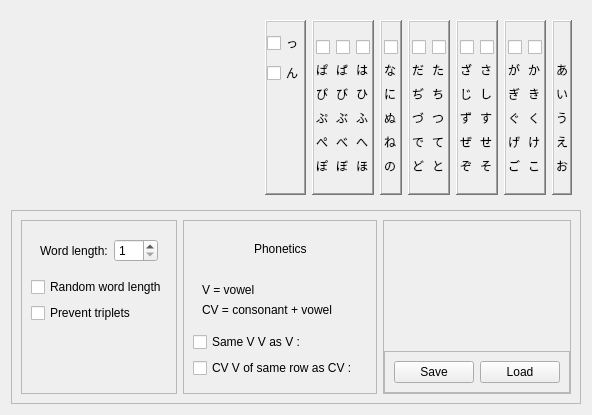
<?xml version="1.0" encoding="UTF-8"?>
<ui version="4.0">
 <class>SettingsWindow</class>
 <widget class="QWidget" name="SettingsWindow">
  <property name="geometry">
   <rect>
    <x>0</x>
    <y>0</y>
    <width>592</width>
    <height>415</height>
   </rect>
  </property>
  <property name="windowTitle">
   <string>Form</string>
  </property>
  <layout class="QVBoxLayout" name="verticalLayout_5">
   <item>
    <widget class="QWidget" name="alphabet" native="true">
     <property name="sizePolicy">
      <sizepolicy hsizetype="Preferred" vsizetype="Maximum">
       <horstretch>0</horstretch>
       <verstretch>0</verstretch>
      </sizepolicy>
     </property>
     <layout class="QHBoxLayout" name="horizontalLayout_12">
      <item>
       <spacer name="horizontalSpacer_2">
        <property name="orientation">
         <enum>Qt::Horizontal</enum>
        </property>
        <property name="sizeHint" stdset="0">
         <size>
          <width>325</width>
          <height>20</height>
         </size>
        </property>
       </spacer>
      </item>
      <item>
       <widget class="QFrame" name="frame_4">
        <property name="layoutDirection">
         <enum>Qt::LeftToRight</enum>
        </property>
        <property name="frameShape">
         <enum>QFrame::WinPanel</enum>
        </property>
        <property name="frameShadow">
         <enum>QFrame::Raised</enum>
        </property>
        <layout class="QVBoxLayout" name="verticalLayout_8">
         <property name="sizeConstraint">
          <enum>QLayout::SetDefaultConstraint</enum>
         </property>
         <property name="leftMargin">
          <number>0</number>
         </property>
         <property name="rightMargin">
          <number>0</number>
         </property>
         <item>
          <widget class="QCheckBox" name="check_longConsonant">
           <property name="text">
            <string>っ</string>
           </property>
          </widget>
         </item>
         <item>
          <widget class="QCheckBox" name="check_nn">
           <property name="text">
            <string>ん</string>
           </property>
          </widget>
         </item>
         <item>
          <spacer name="verticalSpacer_3">
           <property name="orientation">
            <enum>Qt::Vertical</enum>
           </property>
           <property name="sizeHint" stdset="0">
            <size>
             <width>20</width>
             <height>40</height>
            </size>
           </property>
          </spacer>
         </item>
        </layout>
       </widget>
      </item>
      <item>
       <widget class="QFrame" name="Column6">
        <property name="frameShape">
         <enum>QFrame::WinPanel</enum>
        </property>
        <property name="frameShadow">
         <enum>QFrame::Raised</enum>
        </property>
        <layout class="QHBoxLayout" name="horizontalLayout_7">
         <property name="leftMargin">
          <number>2</number>
         </property>
         <property name="rightMargin">
          <number>2</number>
         </property>
         <item>
          <widget class="QWidget" name="Column6_P" native="true">
           <layout class="QVBoxLayout" name="verticalLayout_19">
            <property name="leftMargin">
             <number>0</number>
            </property>
            <property name="rightMargin">
             <number>0</number>
            </property>
            <item>
             <widget class="QCheckBox" name="check_col6_p">
              <property name="text">
               <string/>
              </property>
             </widget>
            </item>
            <item>
             <widget class="QLabel" name="col6_pa">
              <property name="text">
               <string>ぱ</string>
              </property>
             </widget>
            </item>
            <item>
             <widget class="QLabel" name="col6_pi">
              <property name="text">
               <string>ぴ</string>
              </property>
             </widget>
            </item>
            <item>
             <widget class="QLabel" name="col6_pu">
              <property name="text">
               <string>ぷ</string>
              </property>
             </widget>
            </item>
            <item>
             <widget class="QLabel" name="col6_pe">
              <property name="text">
               <string>ぺ</string>
              </property>
             </widget>
            </item>
            <item>
             <widget class="QLabel" name="col6_po">
              <property name="text">
               <string>ぽ</string>
              </property>
             </widget>
            </item>
           </layout>
          </widget>
         </item>
         <item>
          <widget class="QWidget" name="Column6_B" native="true">
           <layout class="QVBoxLayout" name="verticalLayout_18">
            <property name="leftMargin">
             <number>0</number>
            </property>
            <property name="rightMargin">
             <number>0</number>
            </property>
            <item>
             <widget class="QCheckBox" name="check_col6_b">
              <property name="text">
               <string/>
              </property>
             </widget>
            </item>
            <item>
             <widget class="QLabel" name="col6_ba">
              <property name="text">
               <string>ば</string>
              </property>
             </widget>
            </item>
            <item>
             <widget class="QLabel" name="col6_bi">
              <property name="text">
               <string>び</string>
              </property>
             </widget>
            </item>
            <item>
             <widget class="QLabel" name="col6_bu">
              <property name="text">
               <string>ぶ</string>
              </property>
             </widget>
            </item>
            <item>
             <widget class="QLabel" name="col6_be">
              <property name="text">
               <string>べ</string>
              </property>
             </widget>
            </item>
            <item>
             <widget class="QLabel" name="col6_bo">
              <property name="text">
               <string>ぼ</string>
              </property>
             </widget>
            </item>
           </layout>
          </widget>
         </item>
         <item>
          <widget class="QWidget" name="Column6_H" native="true">
           <layout class="QVBoxLayout" name="verticalLayout_17">
            <property name="leftMargin">
             <number>0</number>
            </property>
            <property name="rightMargin">
             <number>0</number>
            </property>
            <item>
             <widget class="QCheckBox" name="check_col6_h">
              <property name="text">
               <string/>
              </property>
             </widget>
            </item>
            <item>
             <widget class="QLabel" name="col6_ha">
              <property name="text">
               <string>は</string>
              </property>
             </widget>
            </item>
            <item>
             <widget class="QLabel" name="col6_hi">
              <property name="text">
               <string>ひ</string>
              </property>
             </widget>
            </item>
            <item>
             <widget class="QLabel" name="col6_hu">
              <property name="text">
               <string>ふ</string>
              </property>
             </widget>
            </item>
            <item>
             <widget class="QLabel" name="col6_he">
              <property name="text">
               <string>へ</string>
              </property>
             </widget>
            </item>
            <item>
             <widget class="QLabel" name="col6_ho">
              <property name="text">
               <string>ほ</string>
              </property>
             </widget>
            </item>
           </layout>
          </widget>
         </item>
        </layout>
       </widget>
      </item>
      <item>
       <widget class="QFrame" name="Column5">
        <property name="frameShape">
         <enum>QFrame::WinPanel</enum>
        </property>
        <property name="frameShadow">
         <enum>QFrame::Raised</enum>
        </property>
        <layout class="QHBoxLayout" name="horizontalLayout_6">
         <property name="leftMargin">
          <number>2</number>
         </property>
         <property name="rightMargin">
          <number>2</number>
         </property>
         <item>
          <widget class="QWidget" name="Column5_N" native="true">
           <layout class="QVBoxLayout" name="verticalLayout_16">
            <property name="leftMargin">
             <number>0</number>
            </property>
            <property name="rightMargin">
             <number>0</number>
            </property>
            <item>
             <widget class="QCheckBox" name="check_col5_n">
              <property name="text">
               <string/>
              </property>
             </widget>
            </item>
            <item>
             <widget class="QLabel" name="label_7">
              <property name="text">
               <string>な</string>
              </property>
             </widget>
            </item>
            <item>
             <widget class="QLabel" name="label_8">
              <property name="text">
               <string>に</string>
              </property>
             </widget>
            </item>
            <item>
             <widget class="QLabel" name="label_9">
              <property name="text">
               <string>ぬ</string>
              </property>
             </widget>
            </item>
            <item>
             <widget class="QLabel" name="label_10">
              <property name="text">
               <string>ね</string>
              </property>
             </widget>
            </item>
            <item>
             <widget class="QLabel" name="label_11">
              <property name="text">
               <string>の</string>
              </property>
             </widget>
            </item>
           </layout>
          </widget>
         </item>
        </layout>
       </widget>
      </item>
      <item>
       <widget class="QFrame" name="Column4">
        <property name="frameShape">
         <enum>QFrame::WinPanel</enum>
        </property>
        <property name="frameShadow">
         <enum>QFrame::Raised</enum>
        </property>
        <layout class="QHBoxLayout" name="horizontalLayout_5">
         <property name="leftMargin">
          <number>2</number>
         </property>
         <property name="rightMargin">
          <number>2</number>
         </property>
         <item>
          <widget class="QWidget" name="Column4_D" native="true">
           <layout class="QVBoxLayout" name="verticalLayout_15">
            <property name="leftMargin">
             <number>0</number>
            </property>
            <property name="rightMargin">
             <number>0</number>
            </property>
            <item>
             <widget class="QCheckBox" name="check_col4_d">
              <property name="text">
               <string/>
              </property>
             </widget>
            </item>
            <item>
             <widget class="QLabel" name="col4_da">
              <property name="text">
               <string>だ</string>
              </property>
             </widget>
            </item>
            <item>
             <widget class="QLabel" name="col4_di_dji">
              <property name="text">
               <string>ぢ</string>
              </property>
             </widget>
            </item>
            <item>
             <widget class="QLabel" name="col4_du_dzu">
              <property name="text">
               <string>づ</string>
              </property>
             </widget>
            </item>
            <item>
             <widget class="QLabel" name="col4_de">
              <property name="text">
               <string>で</string>
              </property>
             </widget>
            </item>
            <item>
             <widget class="QLabel" name="col4_do">
              <property name="text">
               <string>ど</string>
              </property>
             </widget>
            </item>
           </layout>
          </widget>
         </item>
         <item>
          <widget class="QWidget" name="Column4_T" native="true">
           <layout class="QVBoxLayout" name="verticalLayout_14">
            <property name="leftMargin">
             <number>0</number>
            </property>
            <property name="rightMargin">
             <number>0</number>
            </property>
            <item>
             <widget class="QCheckBox" name="check_col4_t">
              <property name="text">
               <string/>
              </property>
             </widget>
            </item>
            <item>
             <widget class="QLabel" name="col4_ta">
              <property name="text">
               <string>た</string>
              </property>
             </widget>
            </item>
            <item>
             <widget class="QLabel" name="col4_ti_chi">
              <property name="text">
               <string>ち</string>
              </property>
             </widget>
            </item>
            <item>
             <widget class="QLabel" name="col3_tu_tsu">
              <property name="text">
               <string>つ</string>
              </property>
             </widget>
            </item>
            <item>
             <widget class="QLabel" name="col4_te">
              <property name="text">
               <string>て</string>
              </property>
             </widget>
            </item>
            <item>
             <widget class="QLabel" name="col4_to">
              <property name="text">
               <string>と</string>
              </property>
             </widget>
            </item>
           </layout>
          </widget>
         </item>
        </layout>
       </widget>
      </item>
      <item>
       <widget class="QFrame" name="Column3">
        <property name="frameShape">
         <enum>QFrame::WinPanel</enum>
        </property>
        <property name="frameShadow">
         <enum>QFrame::Raised</enum>
        </property>
        <layout class="QHBoxLayout" name="horizontalLayout_4">
         <property name="leftMargin">
          <number>2</number>
         </property>
         <property name="rightMargin">
          <number>2</number>
         </property>
         <item>
          <widget class="QWidget" name="Column3_Z" native="true">
           <layout class="QVBoxLayout" name="verticalLayout_13">
            <property name="leftMargin">
             <number>0</number>
            </property>
            <property name="rightMargin">
             <number>0</number>
            </property>
            <item>
             <widget class="QCheckBox" name="check_col3_z">
              <property name="text">
               <string/>
              </property>
             </widget>
            </item>
            <item>
             <widget class="QLabel" name="col3_za">
              <property name="text">
               <string>ざ</string>
              </property>
             </widget>
            </item>
            <item>
             <widget class="QLabel" name="col3_ji">
              <property name="text">
               <string>じ</string>
              </property>
             </widget>
            </item>
            <item>
             <widget class="QLabel" name="col3_zu">
              <property name="text">
               <string>ず</string>
              </property>
             </widget>
            </item>
            <item>
             <widget class="QLabel" name="col3_ze">
              <property name="text">
               <string>ぜ</string>
              </property>
             </widget>
            </item>
            <item>
             <widget class="QLabel" name="col3_zo">
              <property name="text">
               <string>ぞ</string>
              </property>
             </widget>
            </item>
           </layout>
          </widget>
         </item>
         <item>
          <widget class="QWidget" name="Column3_S" native="true">
           <layout class="QVBoxLayout" name="verticalLayout_12">
            <property name="leftMargin">
             <number>0</number>
            </property>
            <property name="rightMargin">
             <number>0</number>
            </property>
            <item>
             <widget class="QCheckBox" name="check_col3_s">
              <property name="text">
               <string/>
              </property>
             </widget>
            </item>
            <item>
             <widget class="QLabel" name="col3_sa">
              <property name="text">
               <string>さ</string>
              </property>
             </widget>
            </item>
            <item>
             <widget class="QLabel" name="col3_shi">
              <property name="text">
               <string>し</string>
              </property>
             </widget>
            </item>
            <item>
             <widget class="QLabel" name="col3_su">
              <property name="text">
               <string>す</string>
              </property>
             </widget>
            </item>
            <item>
             <widget class="QLabel" name="col3_se">
              <property name="text">
               <string>せ</string>
              </property>
             </widget>
            </item>
            <item>
             <widget class="QLabel" name="col3_so">
              <property name="text">
               <string>そ</string>
              </property>
             </widget>
            </item>
           </layout>
          </widget>
         </item>
        </layout>
       </widget>
      </item>
      <item>
       <widget class="QFrame" name="Column2">
        <property name="frameShape">
         <enum>QFrame::WinPanel</enum>
        </property>
        <property name="frameShadow">
         <enum>QFrame::Raised</enum>
        </property>
        <layout class="QHBoxLayout" name="horizontalLayout_3">
         <property name="leftMargin">
          <number>2</number>
         </property>
         <property name="rightMargin">
          <number>2</number>
         </property>
         <item>
          <widget class="QWidget" name="Column2_G" native="true">
           <layout class="QVBoxLayout" name="verticalLayout_11">
            <property name="spacing">
             <number>6</number>
            </property>
            <property name="leftMargin">
             <number>0</number>
            </property>
            <property name="topMargin">
             <number>9</number>
            </property>
            <property name="rightMargin">
             <number>0</number>
            </property>
            <item>
             <widget class="QCheckBox" name="check_col2_g">
              <property name="sizePolicy">
               <sizepolicy hsizetype="Minimum" vsizetype="Minimum">
                <horstretch>0</horstretch>
                <verstretch>0</verstretch>
               </sizepolicy>
              </property>
              <property name="text">
               <string/>
              </property>
             </widget>
            </item>
            <item>
             <widget class="QLabel" name="col2_ga">
              <property name="text">
               <string>が</string>
              </property>
             </widget>
            </item>
            <item>
             <widget class="QLabel" name="col2_gi">
              <property name="text">
               <string>ぎ</string>
              </property>
             </widget>
            </item>
            <item>
             <widget class="QLabel" name="col2_gu">
              <property name="text">
               <string>ぐ</string>
              </property>
             </widget>
            </item>
            <item>
             <widget class="QLabel" name="col2_ge">
              <property name="text">
               <string>げ</string>
              </property>
             </widget>
            </item>
            <item>
             <widget class="QLabel" name="col2_go">
              <property name="text">
               <string>ご</string>
              </property>
             </widget>
            </item>
           </layout>
          </widget>
         </item>
         <item>
          <widget class="QWidget" name="Column2_K" native="true">
           <layout class="QVBoxLayout" name="verticalLayout_10">
            <property name="leftMargin">
             <number>0</number>
            </property>
            <property name="rightMargin">
             <number>0</number>
            </property>
            <item>
             <widget class="QCheckBox" name="check_col2_k">
              <property name="sizePolicy">
               <sizepolicy hsizetype="Maximum" vsizetype="Minimum">
                <horstretch>0</horstretch>
                <verstretch>0</verstretch>
               </sizepolicy>
              </property>
              <property name="text">
               <string/>
              </property>
             </widget>
            </item>
            <item>
             <widget class="QLabel" name="col2_ka">
              <property name="text">
               <string>か</string>
              </property>
             </widget>
            </item>
            <item>
             <widget class="QLabel" name="col2_ki">
              <property name="text">
               <string>き</string>
              </property>
             </widget>
            </item>
            <item>
             <widget class="QLabel" name="col2_ku">
              <property name="text">
               <string>く</string>
              </property>
             </widget>
            </item>
            <item>
             <widget class="QLabel" name="col2_ke">
              <property name="text">
               <string>け</string>
              </property>
             </widget>
            </item>
            <item>
             <widget class="QLabel" name="col2_ko">
              <property name="text">
               <string>こ</string>
              </property>
             </widget>
            </item>
           </layout>
          </widget>
         </item>
        </layout>
       </widget>
      </item>
      <item>
       <widget class="QFrame" name="frame">
        <property name="frameShape">
         <enum>QFrame::WinPanel</enum>
        </property>
        <property name="frameShadow">
         <enum>QFrame::Raised</enum>
        </property>
        <layout class="QHBoxLayout" name="horizontalLayout_8">
         <property name="leftMargin">
          <number>2</number>
         </property>
         <property name="rightMargin">
          <number>2</number>
         </property>
         <item>
          <widget class="QWidget" name="Column1" native="true">
           <layout class="QVBoxLayout" name="verticalLayout_9">
            <property name="leftMargin">
             <number>0</number>
            </property>
            <property name="rightMargin">
             <number>0</number>
            </property>
            <item>
             <widget class="QLabel" name="label_6">
              <property name="text">
               <string/>
              </property>
             </widget>
            </item>
            <item>
             <widget class="QLabel" name="col1_a">
              <property name="text">
               <string>あ</string>
              </property>
             </widget>
            </item>
            <item>
             <widget class="QLabel" name="col1_i">
              <property name="text">
               <string>い</string>
              </property>
             </widget>
            </item>
            <item>
             <widget class="QLabel" name="col1_u">
              <property name="text">
               <string>う</string>
              </property>
             </widget>
            </item>
            <item>
             <widget class="QLabel" name="col1_e">
              <property name="text">
               <string>え</string>
              </property>
             </widget>
            </item>
            <item>
             <widget class="QLabel" name="col1_o">
              <property name="text">
               <string>お</string>
              </property>
             </widget>
            </item>
           </layout>
          </widget>
         </item>
        </layout>
       </widget>
      </item>
     </layout>
    </widget>
   </item>
   <item>
    <widget class="QFrame" name="otherSettings">
     <property name="frameShape">
      <enum>QFrame::StyledPanel</enum>
     </property>
     <property name="frameShadow">
      <enum>QFrame::Raised</enum>
     </property>
     <layout class="QHBoxLayout" name="horizontalLayout_10">
      <item>
       <widget class="QFrame" name="leftSide">
        <property name="frameShape">
         <enum>QFrame::StyledPanel</enum>
        </property>
        <property name="frameShadow">
         <enum>QFrame::Raised</enum>
        </property>
        <layout class="QVBoxLayout" name="verticalLayout_2">
         <item>
          <widget class="QWidget" name="widget" native="true">
           <layout class="QHBoxLayout" name="horizontalLayout">
            <item>
             <widget class="QLabel" name="label">
              <property name="text">
               <string>Word length:</string>
              </property>
             </widget>
            </item>
            <item>
             <widget class="QSpinBox" name="wordLengthJPN">
              <property name="minimum">
               <number>1</number>
              </property>
              <property name="maximum">
               <number>22</number>
              </property>
             </widget>
            </item>
           </layout>
          </widget>
         </item>
         <item>
          <widget class="QCheckBox" name="randomWordLengthJPN">
           <property name="text">
            <string>Random word length</string>
           </property>
          </widget>
         </item>
         <item>
          <widget class="QCheckBox" name="check_preventTripletsJPN">
           <property name="text">
            <string>Prevent triplets</string>
           </property>
          </widget>
         </item>
         <item>
          <spacer name="verticalSpacer_2">
           <property name="orientation">
            <enum>Qt::Vertical</enum>
           </property>
           <property name="sizeHint" stdset="0">
            <size>
             <width>20</width>
             <height>26</height>
            </size>
           </property>
          </spacer>
         </item>
        </layout>
       </widget>
      </item>
      <item>
       <widget class="QFrame" name="frame_3">
        <property name="frameShape">
         <enum>QFrame::StyledPanel</enum>
        </property>
        <property name="frameShadow">
         <enum>QFrame::Raised</enum>
        </property>
        <layout class="QVBoxLayout" name="verticalLayout_4">
         <item>
          <widget class="QWidget" name="widget_3" native="true">
           <layout class="QHBoxLayout" name="horizontalLayout_9">
            <item>
             <spacer name="horizontalSpacer">
              <property name="orientation">
               <enum>Qt::Horizontal</enum>
              </property>
              <property name="sizeHint" stdset="0">
               <size>
                <width>40</width>
                <height>20</height>
               </size>
              </property>
             </spacer>
            </item>
            <item>
             <widget class="QLabel" name="label_2">
              <property name="text">
               <string>Phonetics</string>
              </property>
             </widget>
            </item>
            <item>
             <spacer name="horizontalSpacer_3">
              <property name="orientation">
               <enum>Qt::Horizontal</enum>
              </property>
              <property name="sizeHint" stdset="0">
               <size>
                <width>40</width>
                <height>20</height>
               </size>
              </property>
             </spacer>
            </item>
           </layout>
          </widget>
         </item>
         <item>
          <widget class="QWidget" name="widget_2" native="true">
           <layout class="QVBoxLayout" name="verticalLayout_3">
            <item>
             <widget class="QLabel" name="label_3">
              <property name="text">
               <string>V = vowel</string>
              </property>
             </widget>
            </item>
            <item>
             <widget class="QLabel" name="label_4">
              <property name="text">
               <string>CV = consonant + vowel</string>
              </property>
             </widget>
            </item>
           </layout>
          </widget>
         </item>
         <item>
          <widget class="QCheckBox" name="check_doubleVowelsPho">
           <property name="text">
            <string>Same V V as V :</string>
           </property>
          </widget>
         </item>
         <item>
          <widget class="QCheckBox" name="check_oiPho">
           <property name="text">
            <string>CV V of same row as CV :</string>
           </property>
          </widget>
         </item>
         <item>
          <spacer name="verticalSpacer_4">
           <property name="orientation">
            <enum>Qt::Vertical</enum>
           </property>
           <property name="sizeHint" stdset="0">
            <size>
             <width>20</width>
             <height>40</height>
            </size>
           </property>
          </spacer>
         </item>
        </layout>
       </widget>
      </item>
      <item>
       <widget class="QFrame" name="rightSide">
        <property name="frameShape">
         <enum>QFrame::StyledPanel</enum>
        </property>
        <property name="frameShadow">
         <enum>QFrame::Raised</enum>
        </property>
        <layout class="QVBoxLayout" name="verticalLayout">
         <property name="spacing">
          <number>6</number>
         </property>
         <property name="leftMargin">
          <number>0</number>
         </property>
         <property name="topMargin">
          <number>0</number>
         </property>
         <property name="rightMargin">
          <number>0</number>
         </property>
         <property name="bottomMargin">
          <number>0</number>
         </property>
         <item>
          <spacer name="verticalSpacer">
           <property name="orientation">
            <enum>Qt::Vertical</enum>
           </property>
           <property name="sizeHint" stdset="0">
            <size>
             <width>20</width>
             <height>99</height>
            </size>
           </property>
          </spacer>
         </item>
         <item>
          <widget class="QFrame" name="frame_2">
           <property name="frameShape">
            <enum>QFrame::StyledPanel</enum>
           </property>
           <property name="frameShadow">
            <enum>QFrame::Raised</enum>
           </property>
           <layout class="QHBoxLayout" name="horizontalLayout_2">
            <item>
             <widget class="QPushButton" name="settingsSave">
              <property name="text">
               <string>Save</string>
              </property>
             </widget>
            </item>
            <item>
             <widget class="QPushButton" name="settingsLoad">
              <property name="text">
               <string>Load</string>
              </property>
             </widget>
            </item>
           </layout>
          </widget>
         </item>
        </layout>
       </widget>
      </item>
     </layout>
    </widget>
   </item>
  </layout>
 </widget>
 <resources/>
 <connections/>
</ui>
